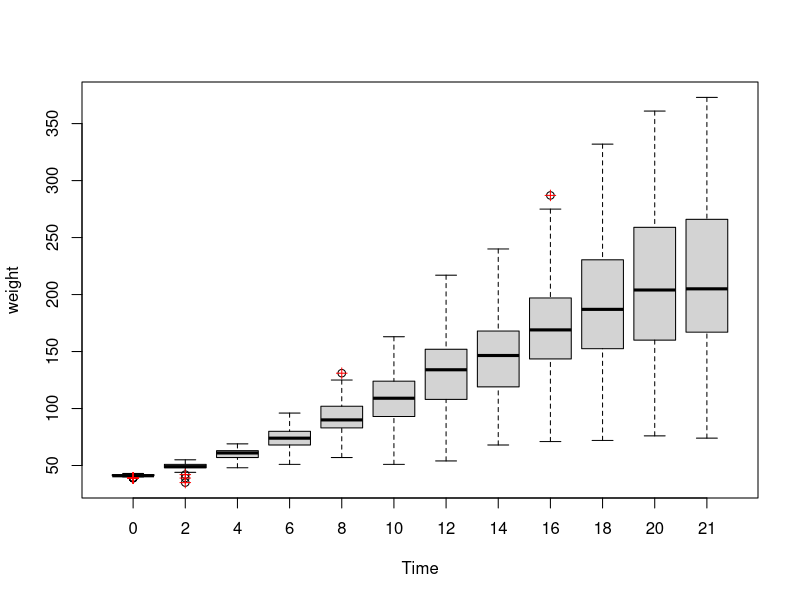
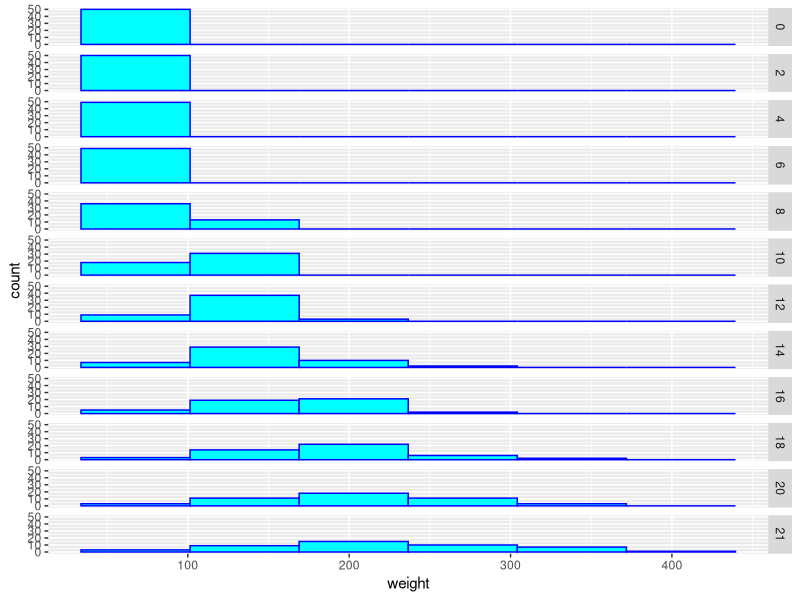
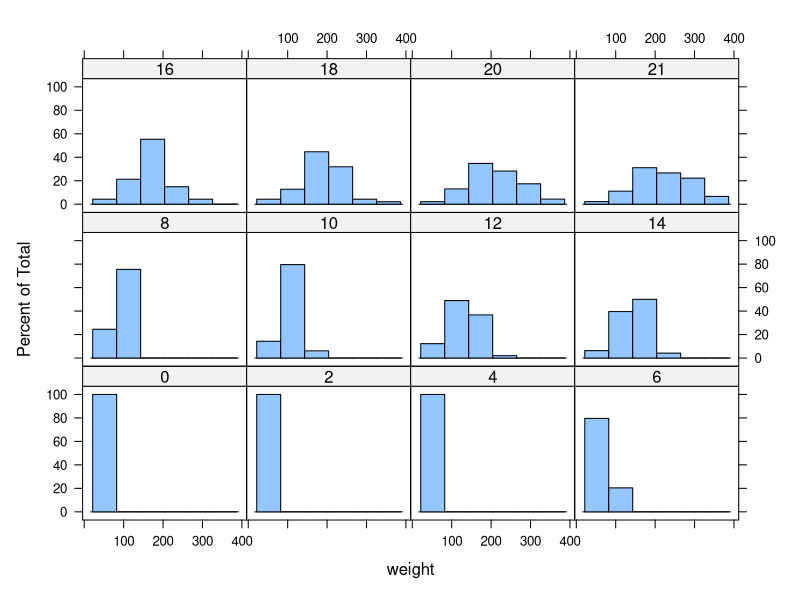
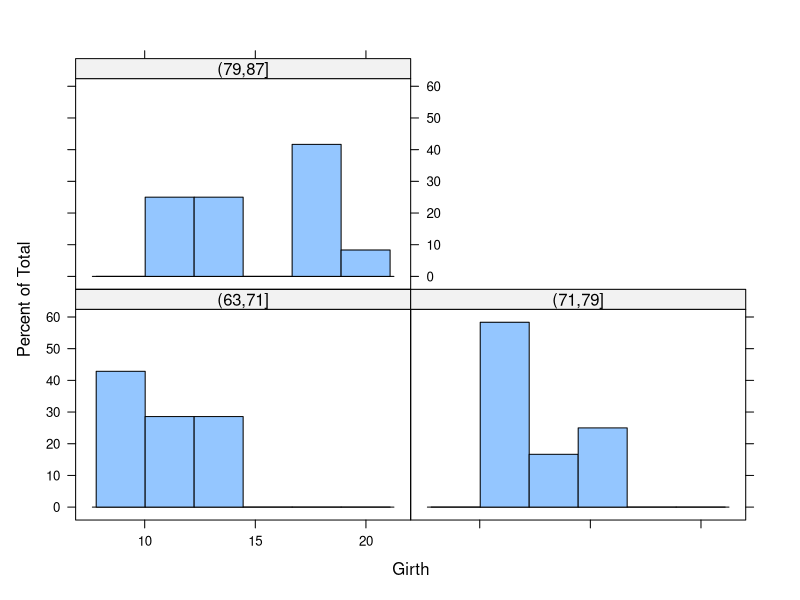
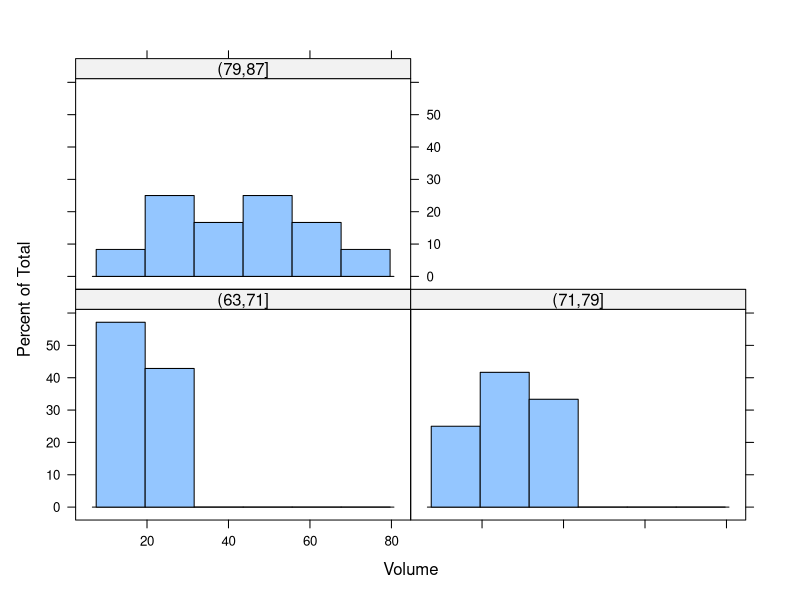
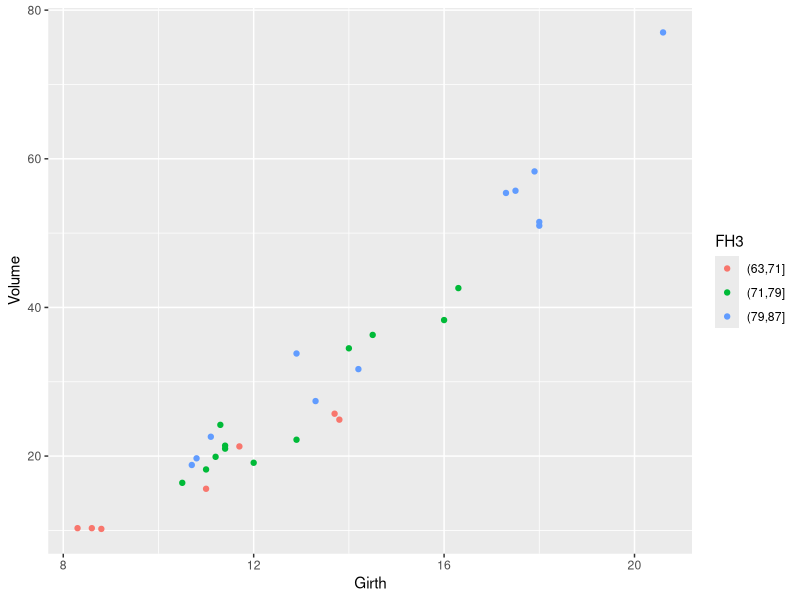
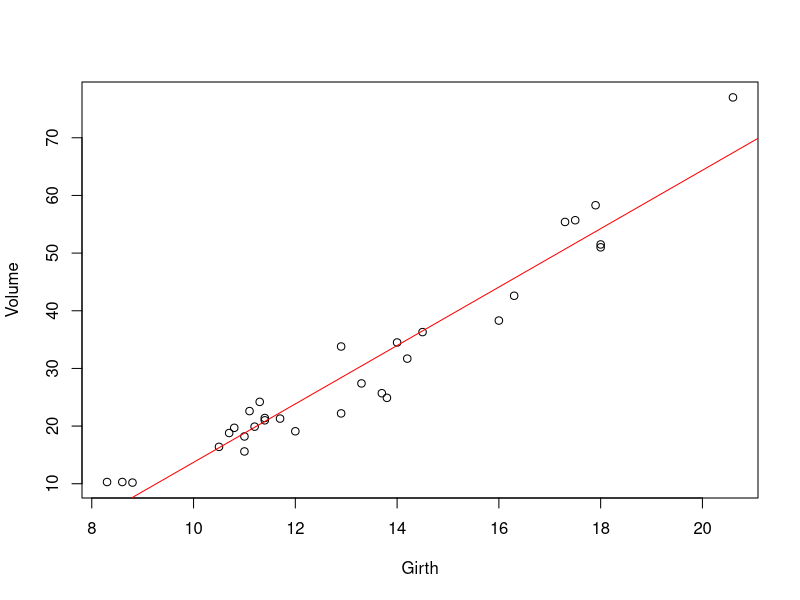
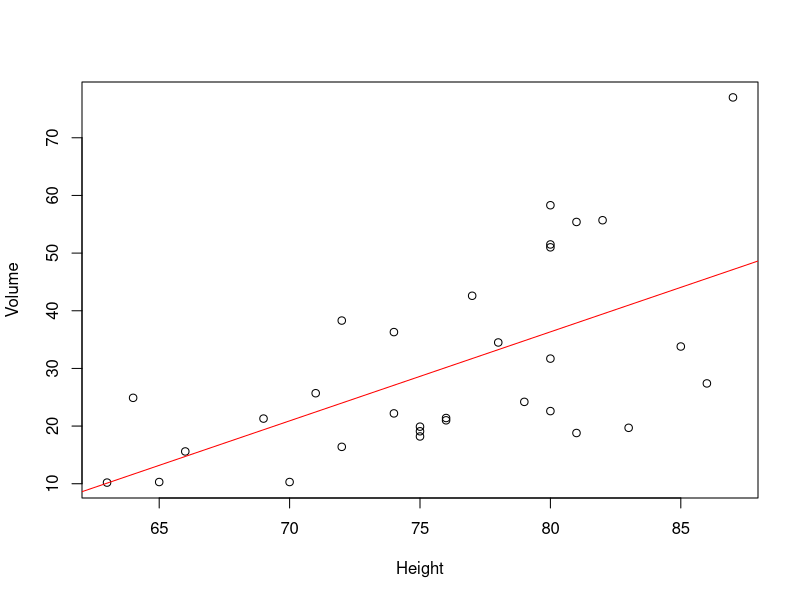

R code for these plots, in order:
## ---- chunk 1
knitr::opts_chunk$set(echo = TRUE)
## ---- chunk 2
data("ChickWeight")
attach(ChickWeight)
summary(ChickWeight)
## ---- chunk 3
table(Chick)
table(Diet)
table(Time)
table(weight)
table(cut(weight,breaks=10))
## ---- chunk 4
bpwT = boxplot(weight~Time)
points(bpwT$group,bpwT$out,col="red",pch=3)
bpwT
cbind(bpwT$group,bpwT$out)

## ---- chunk 5
Tabs = addmargins(table(Chick,Diet))
Trel = addmargins(round(prop.table(table(Chick,Diet))*100,2))
cbind2(Tabs,Trel)

## ---- chunk 6
library (ggplot2)
Ftime = factor(Time)
df = data.frame(Ftime, weight)
p=ggplot(df, aes(x=weight))+
  geom_histogram(color="blue", fill="cyan", bins = 6)+
  facet_grid(Ftime ~ .)
p
## ---- chunk 7
library(lattice)
histogram(~ weight | factor(Time), nint = 6 )

## ---- chunk 8
detach(ChickWeight)
## ---- chunk 9
data(trees)
attach(trees)
str(trees)
## ---- chunk 10
library(lattice)
FH3 = factor(cut (Height, breaks = 3))
histogram(~ Girth | FH3)
histogram(~ Volume | FH3)
## ---- chunk 11
library(ggplot2)
qplot(Girth,Volume,col=FH3)
## ---- chunk 12
mVG = lm(Volume ~ Girth)
plot(Girth, Volume)
abline(mVG,col='red')
summary(mVG)
cor(Volume, Girth)

mVH = lm(Volume ~ Height)
plot(Height, Volume)
abline(mVH,col='red')
summary(mVH)
cor(Volume,Height)

mHG = lm(Height ~ Girth)
plot(Girth, Height)
abline(mHG,col='red')
summary(mHG)
cor(Girth,Height)

## ---- chunk 13
detach(trees)
## ---- chunk 14
data("airquality")
attach(airquality)
str(airquality)
## ---- chunk 15
library(knitr)
TAbWind = table(Wind)
TAbWind
TAbTemp = table(Temp)
TAbTemp

kable(as.data.frame(TAbTemp), format = "latex",
      col.names = c("Temp","NumDias"),
      caption="Temperatura Máxima Diaria (ºF)")
## ---- chunk 16
TRelWind = round(prop.table(TAbWind)*100,2)
TRelTemp = round(prop.table(TAbTemp)*100,2)
TAbWind_Acum = cumsum(TAbWind)
TAbTemp_Acum = cumsum(TAbTemp)
TRelWind_Acum = cumsum(TRelWind)
TRelTemp_Acum = cumsum(TRelTemp)

TWind = cbind(TAbWind, TAbWind_Acum, TRelWind, TRelWind_Acum)
TTemp = cbind(TAbTemp, TAbTemp_Acum, TRelTemp, TRelTemp_Acum)

kable(as.data.frame(TWind), format = "latex",
      col.names = c("NumDias","DiasAcum","PctDias","PctAcum"),
      caption="Velocidad media del viento (mph)")

kable(as.data.frame(TTemp), format = "latex",
      col.names = c("NumDias","DiasAcum","PctDias","PctAcum"),
      caption="Temperatura Máxima Diaria (ºF)")
## ---- chunk 17
summary(airquality)
library(psych)
kable(as.data.frame(as.matrix( describe(airquality))), 
      digits = 2,format = "pandoc",align='c')
## ---- chunk 18
bpWind = boxplot(Wind)
points(bpWind$group,bpWind$out,col="red",pch=3)
poutWind = which(Wind %in% bpWind$out)
plot(Wind)
points(poutWind,bpWind$out,col="red",pch=3)
bpWind

bpOzone = boxplot(Ozone)
points(bpOzone$group,bpOzone$out,col="red",pch=3)
poutOzone = which(Ozone %in% bpOzone$out)
plot(Ozone)
points(poutOzone,bpOzone$out,col="red",pch=3)
bpOzone

## ---- chunk 19
par(mfrow=c(2,2))
hist(Ozone)
hist(Wind)
hist(Solar.R)
hist(Temp)
par(mfrow=c(1,1))
## ---- chunk 20
mTW = lm(Temp ~ Wind)
plot(Wind, Temp)
abline(mTW,col='blue')
summary(mTW)
cor(Wind, Temp)

mOW = lm(Ozone ~ Wind)
plot(Wind, Ozone)
abline(mOW,col='green')
summary(mOW)
cor(Wind, Ozone, use = "pairwise")

## ---- chunk 21
detach(airquality)
